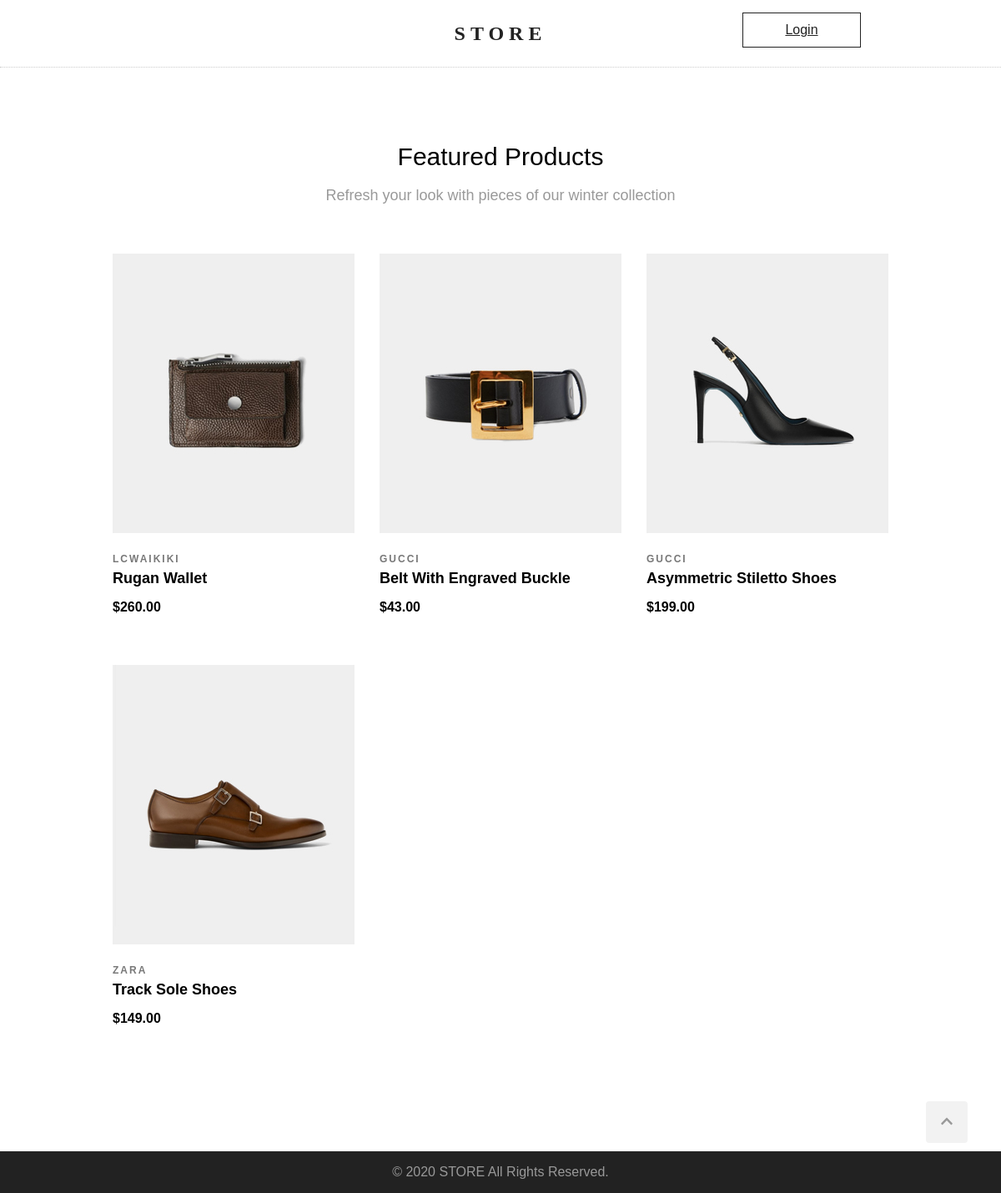
Screenshot of /products/ with the database file from the repository.
### products/models.py (models this page shows, shortened)
class Product(models.Model):
    brand = models.CharField(max_length=100)
    title = models.CharField(max_length=100)
    description = models.CharField(max_length=500)
    price = models.PositiveIntegerField(default=0)
    created_at = models.DateTimeField(auto_now_add=True)
    image = models.ImageField(upload_to='products/', null=True)

### products/views.py (the view)
# urls.py: path('products/', products_list, name='products_list'),
def products_list(request):
    products = Product.objects.all()
    context = {'products': products}
    return render(request, 'products/products-list.html', context)

### templates/products/products-list.html (shortened to what this page needs)
{% extends 'base.html' %}
{% block content %}
    <section id="featured-products">
        <h2 class="section-headline">Featured Products</h2>
        <p class="section-description">
            Refresh your look with pieces of our winter collection
        </p>
        <div class="products-wrapper clearfix">
            {% for product in products %}
            <div class="product">
                <div class="product-img">
                    <img src="{{product.image.url}}" alt="{{ product.title }}">
                </div>
                <div class="product-description">
                    <div class="product-brand">{{ product.brand | capfirst }}</div>
                    <a class="product-name" href="{% url 'product_details' product.pk %}">{{ product.title | capfirst }}</a>
                    <div class="product-price">${{ product.price | floatformat:2 }}</div>
                </div>
            </div>
            {% empty %}
            <p>Sorry! We have no product available till now!</p>
            {% endfor %}
        </div>
    </section>
{% endblock %}

### templates/base.html (shortened to what this page needs)
{% load static %}
<!DOCTYPE html>
<html lang="en">
<head>
    <link rel="stylesheet" href="{% static 'normalize.css' %}"/>
    <link rel="stylesheet" href="{% static 'style.css' %}"/>
</head>
<body>
    <div class="wrapper">
        <header>
            <h1 id="logo">
                <a href="{% url 'home' %}">STORE</a>
            </h1>
            <div id="controls">
                <div>
                    {% if user.is_authenticated %}
                    <div id="cart">
                        <a href="{% url 'cart' %}">
                            <i class="fas fa-shopping-cart"></i>
                        </a>
                    </div>
                        <p>Hi {{ user.username }}</p>
                        <a id="logout" href="{% url 'logout' %}">Logout</a>
                    {% else %}
                        <a id="login" href="{% url 'login' %}">Login</a>
                    {% endif %}
                </div>
            </div>
        </header>
        <main>
            {% block content %}
            {% endblock %}
        </main>
    </div>
    <footer>
        <a href="#" id="scroll-up">
            <i class="fas fa-chevron-up"></i>
        </a>
        <p>&copy; 2020 STORE All Rights Reserved.</p>
    </footer>
</body>
</html>

### static/style.css (style rules this page uses)
html { scroll-behavior: smooth; }
body { margin: 0; font-family: 'Questrial', sans-serif; }
.wrapper { min-height: calc(100vh - 50px); }
.clearfix::after { content: ""; display: block; clear: both; }
header { height: auto; border-bottom: 1px dotted #ccc; }
#logo { text-align: center; font-family: 'Domine', serif; font-size: 24px; letter-spacing: 6px; line-height: 80px; margin: 0; }
#logo a { color: #222; text-decoration: none; }
#controls { position: absolute; top: 15px; right: 14%; }
#controls p, #controls div { display: inline-block; }
#login { display: inline-block; width: 140px; line-height: 40px; font-size: 16px; background: transparent; border: 1px solid #222; color: #222; cursor: pointer; }
#login, #logout { text-align: center; }
main { max-width: 960px; text-align: center; margin: 90px auto 90px auto; }
.section-headline { font-size: 30px; font-weight: normal; margin: 0; }
.section-description { color: #999; font-size: 18px; }
.products-wrapper { margin: 60px 0 60px 0; }
.product { width: 290px; margin: 0 15px 60px; float: left; position: relative; }
.product-description { text-align: left; }
.product-brand { font-size: 12px; font-weight: 600; letter-spacing: 2px; color: #787878; text-transform: uppercase; margin: 25px 0 5px; }
.product-img { position: relative; overflow: hidden; background: #efefef; background-image: url("image-not-found.svg"); background-repeat: no-repeat; background-position: center; background-size: 30%; width: 290px; height: 335px; }
.product-img img { width: 290px; height: 335px; box-sizing: border-box; transition-duration: .4s; }
.product-name { font-size: 18px; font-weight: 600; text-decoration: none; text-transform: capitalize; color: #000; }
.product-price { margin-top: 15px; font-weight: 700; }
footer { background-color: #222; height: 50px; color: #999; text-align: center; line-height: 50px; }
footer p { margin: 0; }
#scroll-up { width: 50px; height: 50px; background-color: #f2f2f2; bottom: 60px; right: 40px; position: fixed; border-radius: 4px; cursor: pointer; color: #999; }

### rows the page displays
Product: image (picture), brand "LCWAIKIKI", title "Rugan Wallet", price "260.00"
Product: image (picture), brand "GUCCI", title "Belt With Engraved Buckle", price "43.00"
Product: image (picture), brand "GUCCI", title "Asymmetric Stiletto Shoes", price "199.00"
Product: image (picture), brand "ZARA", title "Track Sole Shoes", price "149.00"
